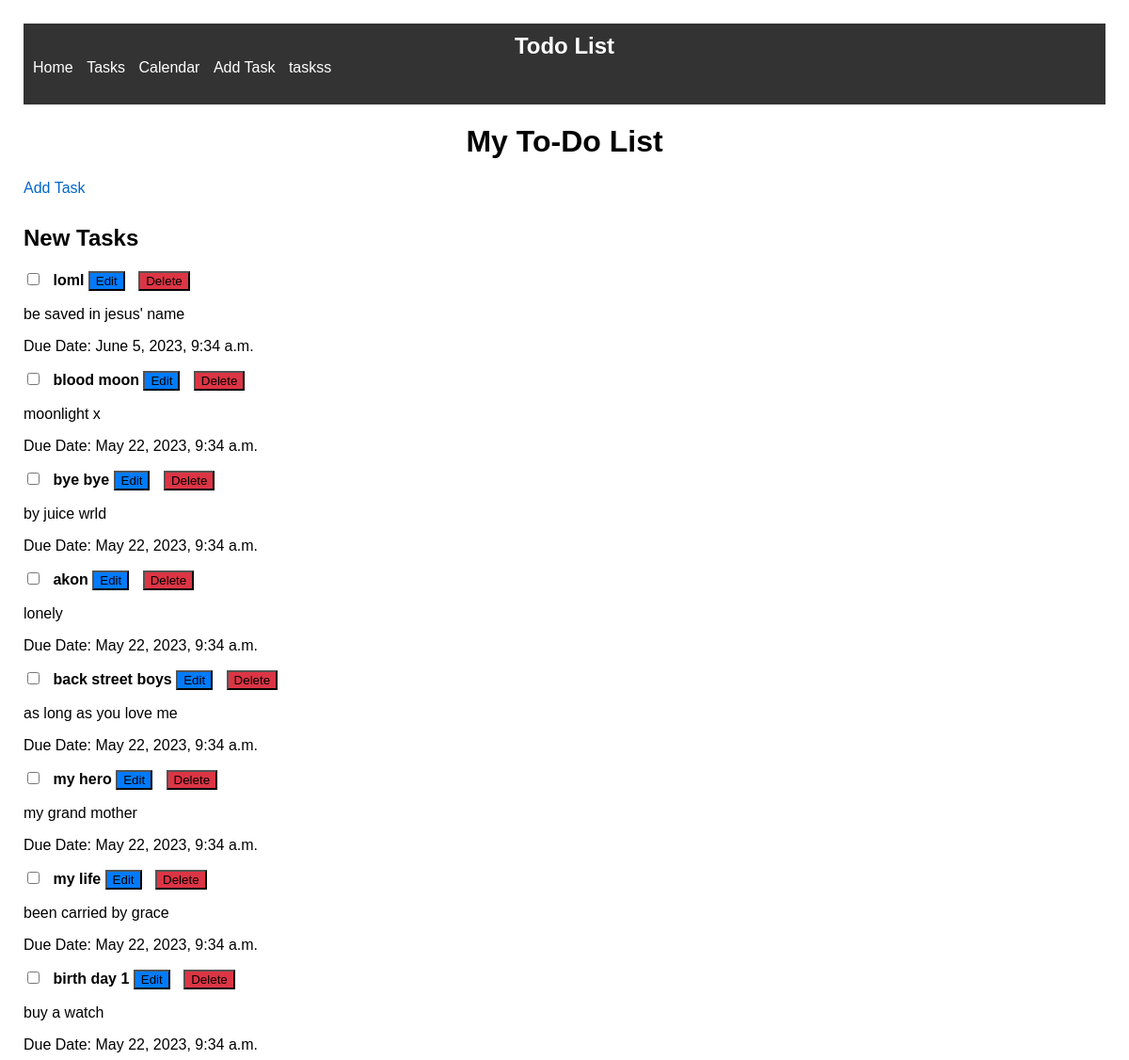
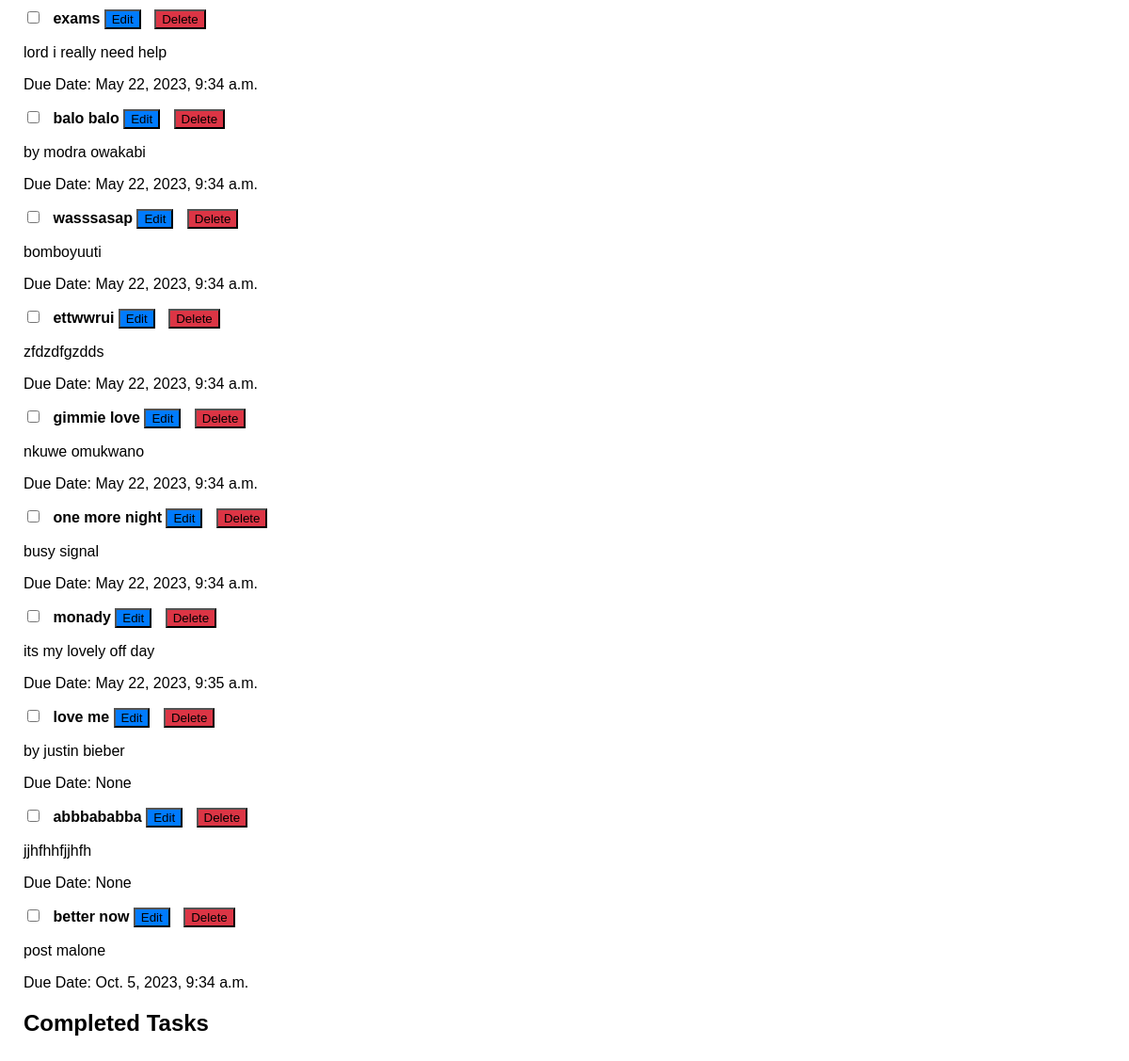
Before: /tasklist/ with the older database file (2 pictures, top to bottom).
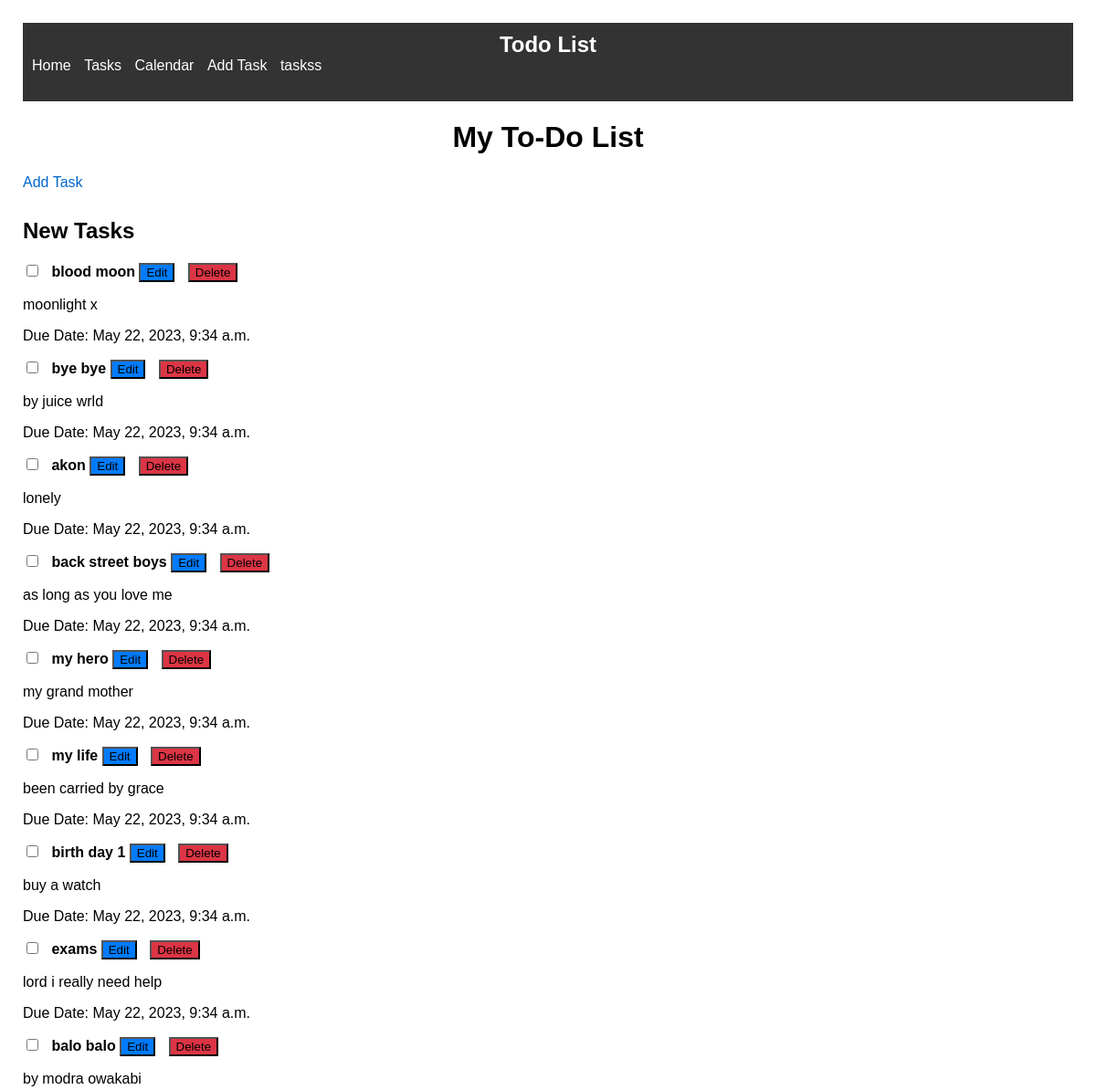
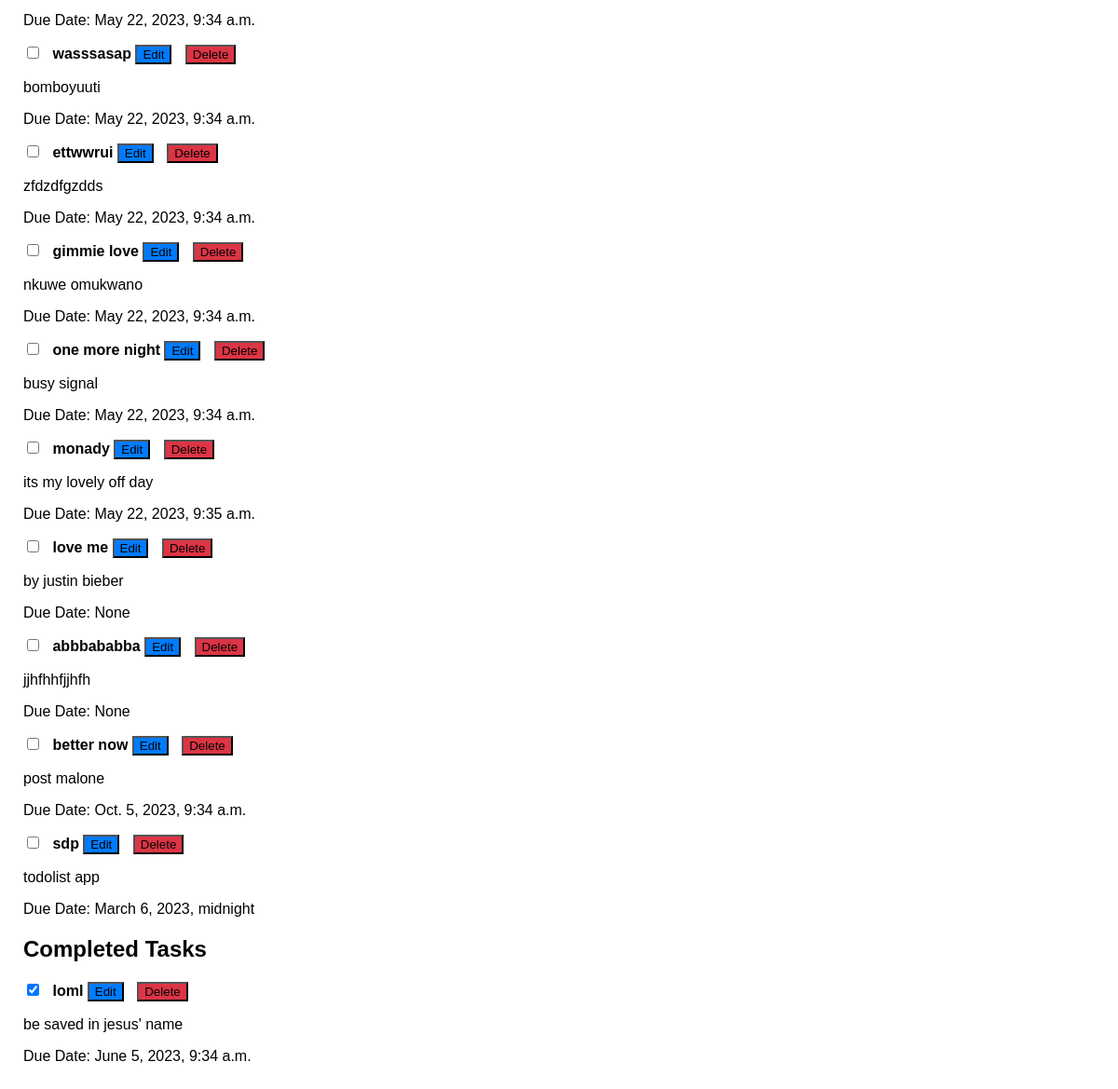
After: the same page with the newer database file (2 pictures, top to bottom).
### tasks/models.py (models this page shows, shortened)
class Task(models.Model):
    title = models.CharField(max_length=200)
    description = models.TextField()
    completed = models.BooleanField(default=False)
    due_date = models.DateTimeField(null=True, blank=True)

### tasks/views.py (the view)
# urls.py: path('tasklist/', views.task_list, name='tasklist'),
def task_list(request):
    tasks = Task.objects.all()
    return render(request, 'tasklist.html', {'tasks': tasks})

### tasks/templates/tasklist.html (shortened to what this page needs)
{% extends 'base.html' %}
{% load static %}
{% block content %}
    <h1>My To-Do List</h1>
    <link rel="stylesheet" href="{% static 'tasks.css' %}">
    <a href="{% url 'tasks:add_task' %}">Add Task</a>
    <h2>New Tasks</h2>
    <div id="new-tasks-container">
        {% for task in tasks %}
            {% if not task.completed %}
                <div class="task-item">
                    <input type="checkbox" id="task-{{ task.id }}-checkbox" {% if task.completed %}checked{% endif %} onchange="toggleTaskCompletion({{ task.id }})">
                    <strong>{{ task.title }}</strong>
                    <button class="edit-button" onclick="location.href='{% url 'tasks:edit_task' task.id %}'">Edit</button>
                    <button class="delete-button" onclick="location.href='{% url 'tasks:delete_task' task.id %}'">Delete</button>
                    <p>{{ task.description }}</p>
                    <p>Due Date: {{ task.due_date }}</p>
                </div>
            {% endif %}
        {% endfor %}
    </div>
    <h2>Completed Tasks</h2>
    <div id="completed-tasks-container">
        {% for task in tasks %}
            {% if task.completed %}
                <div class="task-item">
                    <input type="checkbox" id="task-{{ task.id }}-checkbox" checked onchange="toggleTaskCompletion({{ task.id }})">
                    <strong>{{ task.title }}</strong>
                    <button class="edit-button" onclick="location.href='{% url 'tasks:edit_task' task.id %}'">Edit</button>
                    <button class="delete-button" onclick="location.href='{% url 'tasks:delete_task' task.id %}'">Delete</button>
                    <p>{{ task.description }}</p>
                    <p>Due Date: {{ task.due_date }}</p>
                </div>
            {% endif %}
        {% endfor %}
    </div>
    {% load static %}
{% endblock %}

### tasks/templates/base.html (shortened to what this page needs)
{% load static %}
<!doctype html>
<html lang="en">
  <head>
    <link rel="stylesheet" type="text/css" href="{%  static 'base.css' %}">
  </head>
  <body>
      <nav>
        <h1>Todo List</h1>
        <ul>
          <li><a href="{% url 'home' %}">Home</a></li>
          <li><a href="{% url 'tasks:tasklist' %}">Tasks</a></li>
          <li><a href="{% url 'tasks:calendar' %}">Calendar</a></li>
          <li><a href="{% url 'home' %}">Add Task</a></li>
          <li class="dropdown">
            <a href="#">taskss</a>
          </li>
        </ul>
      </nav>
      {% block content %}
      {% endblock %}
  </body>
</html>

### static/base.css (style rules this page uses)
body { margin: 0; padding: 0; }
nav { background-color: #333; color: #fff; padding: 10px; }
nav h1 { margin: 0; padding: 0; font-size: 24px; }
nav ul { list-style-type: none; padding: 0; margin: 0; }
nav ul li { display: inline-block; margin-right: 10px; }
nav ul li a { color: #fff; text-decoration: none; }

### static/tasks.css (style rules this page uses)
body { font-family: Arial, sans-serif; margin: 5px; padding: 20px; }
h1 { text-align: center; }
ul { list-style-type: none; padding: 30px; }
li { margin-bottom: 10px; }
input[type="checkbox"] { margin-right: 10px; }
strong { font-weight: bold; }
a { display: inline-block; margin-bottom: 10px; color: #0066cc; text-decoration: none; }
.edit-button { background-color: #007bff; cursor: pointer; margin-right: 10px; }
.delete-button { background-color: #dc3545; cursor: pointer; margin-right: 8px; }

Changed rows visible on the page:
added Task: title "sdp", description "todolist app", due_date "March 6, 2023, midnight", shown under "New Tasks"
changed Task "loml": moves from the list under "New Tasks" to the list under "Completed Tasks"
